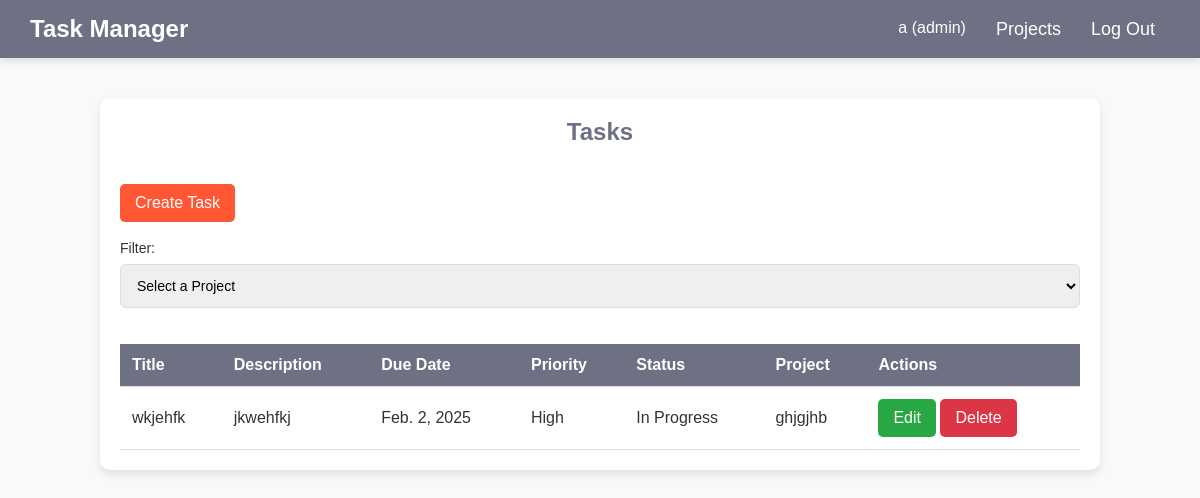
Page / (signed in) on the committed database.
### tasks/models.py (models this page shows, shortened)
class User(AbstractUser):
    ROLE_CHOICES = (
        ('admin', 'Admin'),
        ('user', 'User'),
    )
    role = models.CharField(max_length=20, choices=ROLE_CHOICES, default='employee')
    phone_number = models.CharField(max_length=15, blank=True, null=True)
    def __str__(self):
        return f"{self.username} ({self.role})"

class Task(models.Model):
    title = models.CharField(max_length=225)
    description = models.TextField()
    due_date = models.DateField()
    priority = models.CharField(max_length=6)
    status = models.CharField(max_length=10)
    project = models.ForeignKey(Project, on_delete=models.CASCADE, related_name='tasks')

class Project(models.Model):
    name = models.CharField(max_length=160, unique=True)

### tasks/views.py (the view)
# urls.py: 2. Add a URL to urlpatterns:  path('', views.home, name='home')
@login_required
def home(request, project_id=None):
    if project_id:
        project = get_object_or_404(Project, id=project_id)
        tasks = Task.objects.filter(project=project)
    else:
        tasks = Task.objects.all()
    projects = Project.objects.all()
    return render(request, 'home.html', {'tasks': tasks, 'projects': projects, 'selected_project_id': project_id})

### tasks/templates/home.html (shortened to what this page needs)
<!DOCTYPE html>
<html lang="en">
{% load static %}
<head>
    <link rel="stylesheet" href="{% static 'tasks/style.css' %}">
</head>
<body>
    {% include 'layout/header.html' with link='/projects_list' name='Projects' %}
    <div class="tasks-list">
        <h2>Tasks</h2>
        <br>
        <a href="{% url 'create_task' %}" class="btn" style="background: #ff5733;">Create Task</a>
        <br><br>
        <label>Filter:</label>
        <select id="projectDropdown" onchange="filterTasks()">
            <option value="" disabled selected>Select a Project</option>
        </select>
        <table class="task-table">
            <thead>
                <tr>
                    <th>Title</th>
                    <th>Description</th>
                    <th>Due Date</th>
                    <th>Priority</th>
                    <th>Status</th>
                    <th>Project</th>
                    <th>Actions</th>
                </tr>
            </thead>
            <tbody>
                {% for task in tasks %}
                <tr>
                    <td>{{ task.title }}</td>
                    <td>{{ task.description }}</td>
                    <td>{{ task.due_date }}</td>
                    <td>{{ task.priority }}</td>
                    <td>{{ task.status }}</td>
                    <td>{{ task.project.name }}</td>
                    <td>
                        {% if request.user.role == "admin" %}
                            <a href="{% url 'update_task' task.id %}" class="btn btn-edit">Edit</a>
                            <a href="{% url 'delete_task' task.id %}" class="btn btn-delete" onclick="return confirm('Are you sure you want to delete this task?');">Delete</a>
                        {% endif %}
                    </td>
                </tr>
                {% empty %}
                <tr>
                    <td colspan="7">No tasks found</td>
                </tr>
                {% endfor %}
            </tbody>
        </table>
    </div>
</body>
</html>

### tasks/templates/layout/header.html (shortened to what this page needs)
<header>
    <div class="logo">Task Manager</div>
    <nav>
        <ul id="menu">
            <li>{{ request.user }}</li>
            <li><a href="{{ link }}">{{ name }}</a></li>
            <li><a href="/logout">Log Out</a></li>
        </ul>
    </nav>
</header>

### tasks/static/tasks/style.css (style rules this page uses)
* { margin: 0; padding: 0; box-sizing: border-box; font-family: 'Poppins', sans-serif; }
body { background: #f8f9fa; color: #333; font-size: 16px; }
header { display: flex; justify-content: space-between; align-items: center; background: #6d7183; padding: 15px 30px; color: white; box-shadow: 0px 4px 6px rgba(0, 0, 0, 0.1); position: relative; }
.logo { font-size: 24px; font-weight: bold; }
nav ul { display: flex; list-style: none; }
nav ul li { margin: 0 15px; }
nav ul li a { text-decoration: none; color: white; font-size: 18px; transition: 0.3s; }
.tasks-list { max-width: 1000px; margin: 40px auto; background: white; padding: 20px; border-radius: 10px; box-shadow: 0 4px 8px rgba(0, 0, 0, 0.1); }
.task-table { width: 100%; border-collapse: collapse; margin-top: 20px; }
.task-table th, .task-table td { padding: 12px; text-align: left; border-bottom: 1px solid #ddd; }
.task-table th { background: #6d7183; color: white; }
.btn { display: inline-block; padding: 10px 15px; color: white; border: none; cursor: pointer; text-decoration: none; border-radius: 5px; transition: 0.3s; }
.btn-edit { background-color: #28a745; }
.btn-delete { background-color: #dc3545; }
h2 { font-size: 24px; margin-bottom: 20px; color: #6d7183; text-align: center; }
label { display: block; font-size: 14px; margin-bottom: 8px; font-weight: 500; }
input, select { width: 100%; padding: 12px; margin-bottom: 16px; border: 1px solid #ddd; border-radius: 6px; font-size: 14px; outline: none; transition: 0.3s ease; }

### rows in the picture
User: user "a (admin)"
Task: title "wkjehfk", description "jkwehfkj", due_date "Feb. 2, 2025", priority "High", status "In Progress", project.name "ghjgjhb"

### other values in the picture
{{ name }} "Projects"
